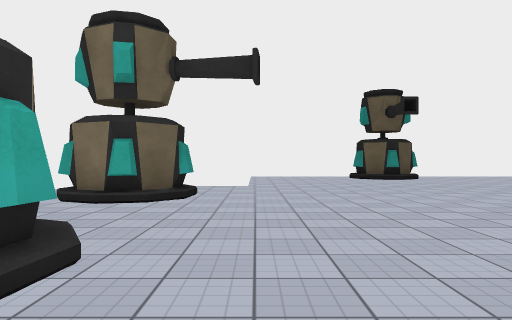
[1] (above)

20 first-person views from a walk through a 3-D level made in the Unity game engine. The camera is 1.3 m above the floor, looks level and sees 70° across. The floor is counted in squares, 2 m on a side. Each view is taken from the middle of a square. On the plan, view 1 faces up. The plan holds only what a view shows up to about 11 squares ahead; the rest is blank. The place goes on beyond the plan. The player character is not drawn. Surface patterns are stand-ins for the level's own textures.

[2]
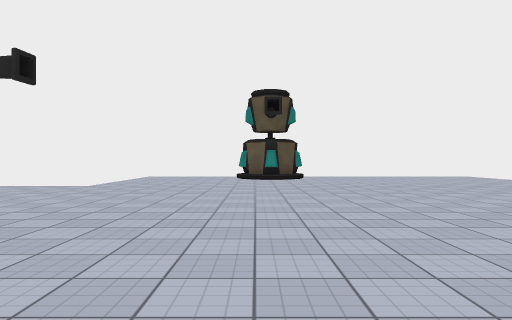

[3]
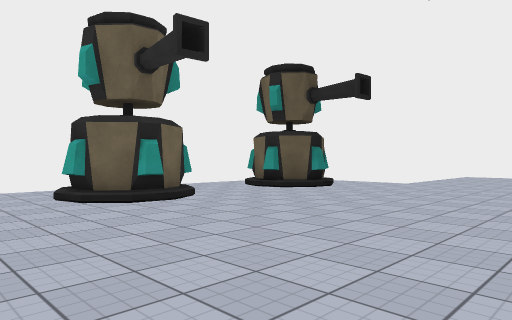

[4]
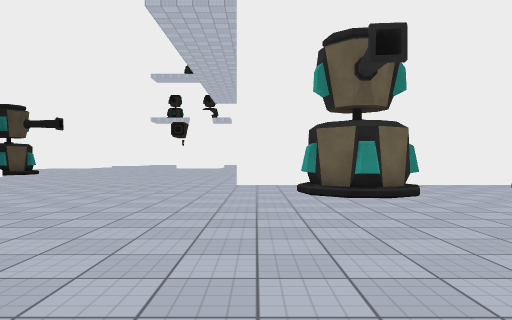

[5]
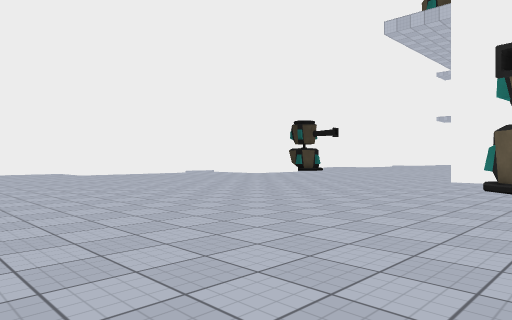

[6]
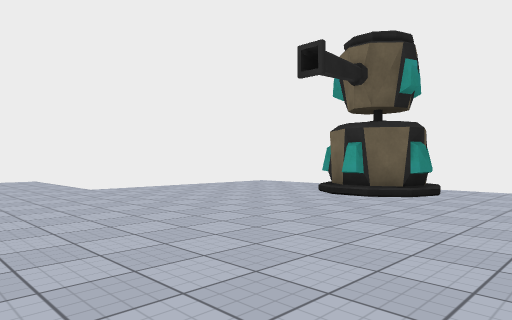

[7]
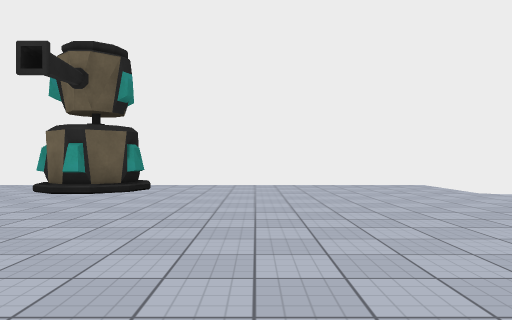

[8]
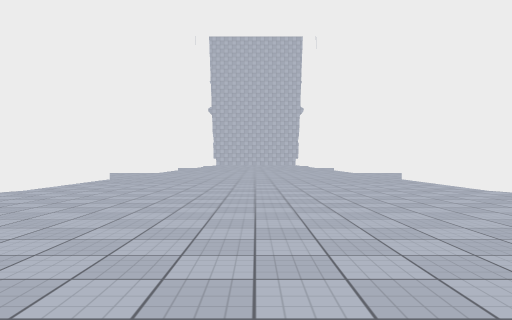

[9]
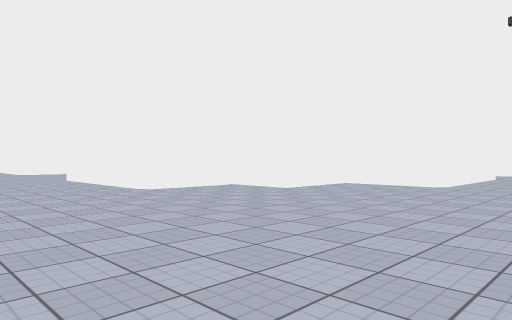

[10]
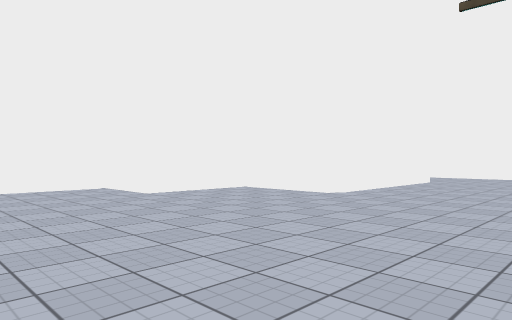

[11]
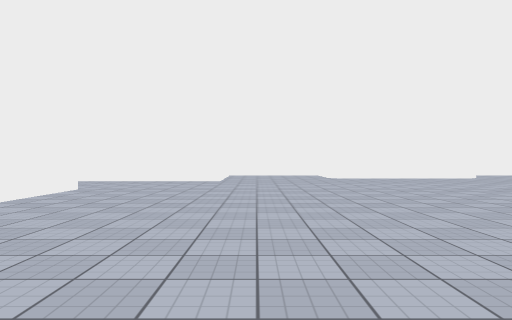

[12]
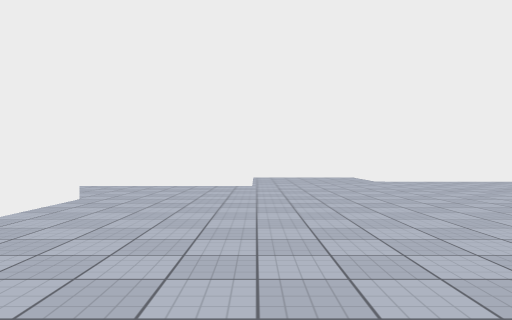

[13]
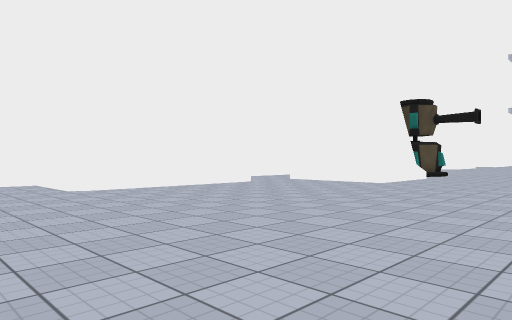

[14]
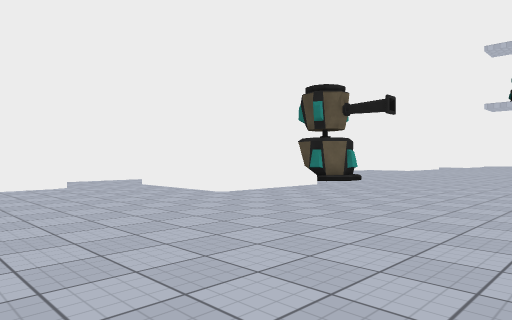

[15]
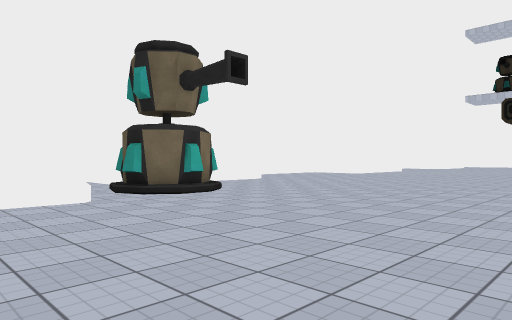

[16]
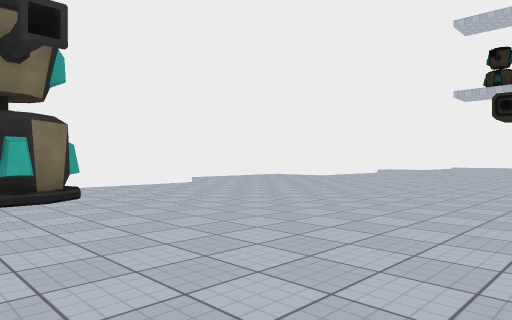

[17]
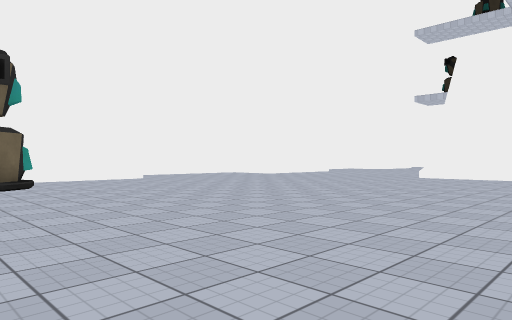

[18]
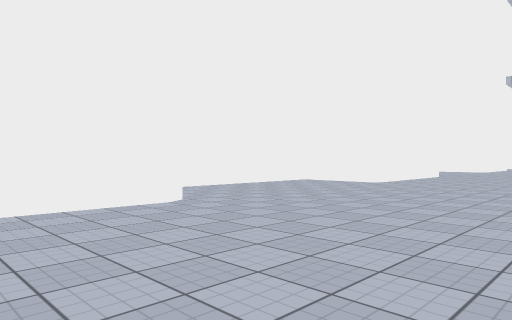

[19]
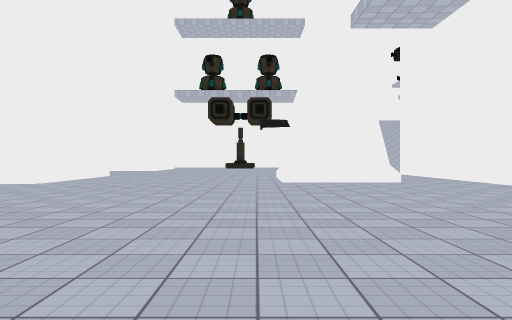

[20]
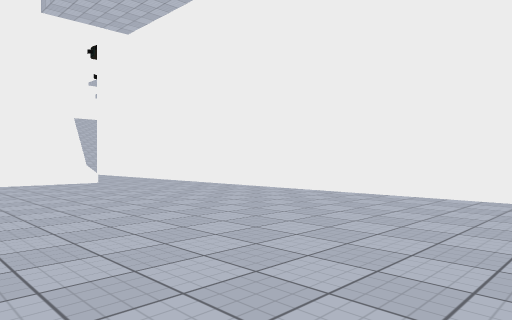

### Floor plan
Key: @ floor where view 1 was taken; # wall or solid block; . floor; / step, stairs or slope; ^ raised ledge; O other object.
Columns run from 24 left of view 1 to 17 right of it. Each row starts with its distance up from view 1.
 15                          ##  #########
 14                          ..  O.......O
 13                        #....OO.......##
 12                        #..../O.......O###O
 11                        #.................
 10                     ####.................
  9                    #^^^^.................
  8                    #.....................
  7                    #.OO..................
  6                    #.OOO.................
  5                    #.....................
  4                    #......................
  3                    #  O...................
  2                    # OOO.............O###O
  1                    #..O..............##
  0 ###########        #....@............O
 -1 ............. .   .................###
 -2 ..............    .................#
 -3 #..............   ...............OO#
 -4 #............... ...............O###
 -5 #...............................##
 -6 #...............................#
 -7 ................................#
 -8 ................................O
 -9 .................................
-10 .............O.####...............
-11 ............OOO   #...............
-12 ............ O.   #..........^#####
-13 #O......O###O..   #..O###O...^
-14  O......     O    ..     O.
-15  O ....     #O     .     O.
-16    ####     ##     ##    ##

Positions as (right, up) in squares from view 1, and headings:
1: (0, 0), facing up
2: (4, 0), facing up
3: (4, -1), facing up-left
4: (5, 0), facing left
5: (7, 3), facing down-left
6: (8, 6), facing up-left
7: (8, 5), facing up
8: (5, 7), facing right
9: (5, 6), facing down-right
10: (4, 3), facing down-right
11: (4, 0), facing down
12: (5, -2), facing down
13: (4, -5), facing down-left
14: (-1, -4), facing down-left
15: (-7, -4), facing down-left
16: (-10, -4), facing down-left
17: (-10, -1), facing down-left
18: (-13, -8), facing down-left
19: (-13, -7), facing left
20: (-13, -7), facing up-left
